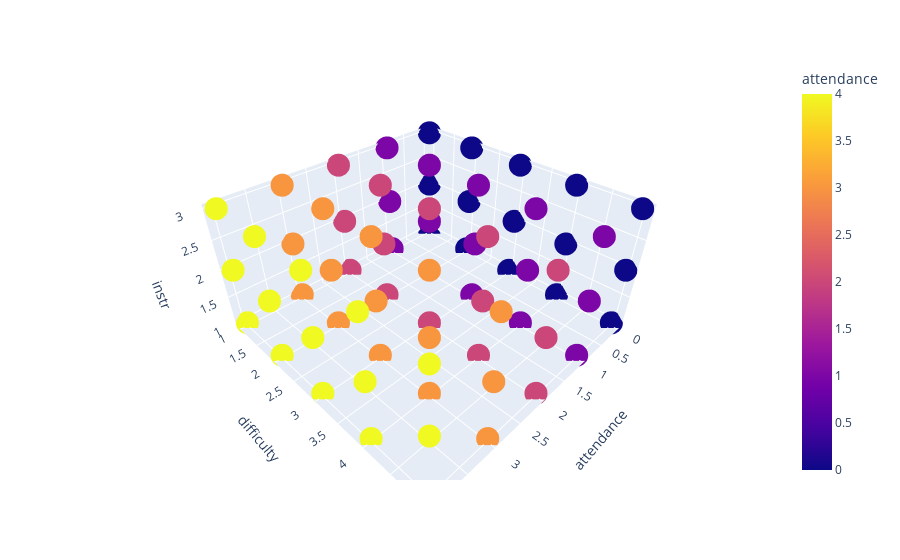

The cell this chart's notebook holds for it:
### Code cell
fig = px.scatter_3d(df, x='attendance', y='difficulty', z='instr', color='attendance')
fig.show()

### Figure 1 — Plotly figure (JSON) as saved in the notebook; plotly's stock layout.template omitted (floating-point values rounded to 4 significant figures; data arrays with more than 128 entries replaced by an {"elided": "..."} marker saying what was removed)
{"data": [{"hoverlabel": {"namelength": 0}, "hovertemplate": "attendance=%{marker.color}<br>difficulty=%{y}<br>instr=%{z}", "legendgroup": "", "marker": {"color": {"elided": "5820 int values"}, "coloraxis": "coloraxis", "symbol": "circle"}, "mode": "markers", "name": "", "scene": "scene", "showlegend": false, "type": "scatter3d", "x": {"elided": "5820 int values"}, "y": {"elided": "5820 int values"}, "z": {"elided": "5820 int values"}}], "layout": {"coloraxis": {"colorbar": {"title": {"text": "attendance"}}, "colorscale": [[0, "#0d0887"], [0.1111, "#46039f"], [0.2222, "#7201a8"], [0.3333, "#9c179e"], [0.4444, "#bd3786"], [0.5556, "#d8576b"], [0.6667, "#ed7953"], [0.7778, "#fb9f3a"], [0.8889, "#fdca26"], [1, "#f0f921"]]}, "legend": {"tracegroupgap": 0}, "margin": {"t": 60}, "scene": {"domain": {"x": [0, 1], "y": [0, 1]}, "xaxis": {"title": {"text": "attendance"}}, "yaxis": {"title": {"text": "difficulty"}}, "zaxis": {"title": {"text": "instr"}}}}}
